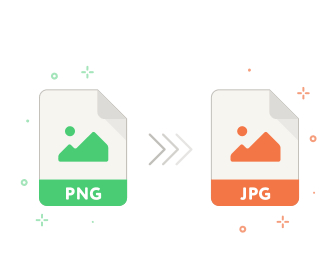
#> input picture imageconversion/png-to-jpg.png, 336 x 280 px; its folder holds 3 pictures in this run
$ python imageconverter.py
#> lines starting #> are read from the running program, lines starting #| are printed output that depends on the picture
from PIL import Image
import glob

png_list = glob.glob('C:\\Users\matt_\\PycharmProjects\\pythonProject\\imageconversion\\*.png')

for file in png_list:
    im = Image.open(file)
#> im is the input picture: PIL image 336x280 P; mean R, G, B, A 103, 134.6, 101, 54.2
    rgb_im = im.convert("RGB")
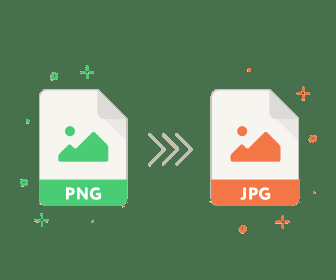
#> rgb_im: PIL image 336x280 RGB; mean R, G, B 103, 134.6, 101
    rgb_im.save(file.replace("png", "jpg"), quality = 95)
